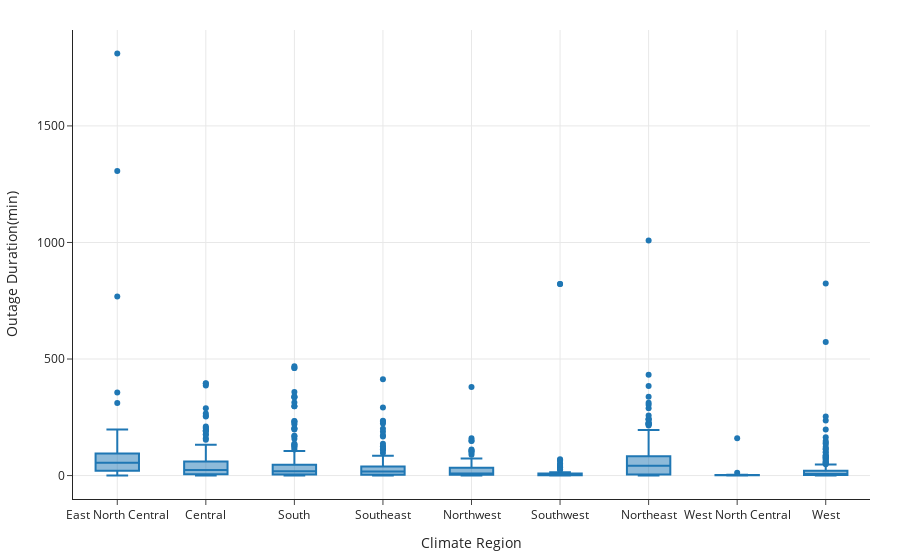

Write notebook code for a chart like this one.
### Code cell
#box plots of outage duration by climate region
fig = px.box(
    outages,
    x='CLIMATE.REGION',
    y='OUTAGE.DURATION',
    labels={'CLIMATE.REGION': 'Climate Region', 'OUTAGE.DURATION': 'Outage Duration(min)'}
)
fig

### Figure 1 — Plotly figure (JSON) as saved in the notebook; plotly's stock layout.template omitted (floating-point values rounded to 4 significant figures; data arrays with more than 128 entries replaced by an {"elided": "..."} marker saying what was removed)
{"data": [{"alignmentgroup": "True", "hovertemplate": "Climate Region=%{x}<br>Outage Duration(min)=%{y}<extra></extra>", "legendgroup": "", "marker": {"color": "#1F77B4"}, "name": "", "notched": false, "offsetgroup": "", "orientation": "v", "showlegend": false, "type": "box", "x": {"elided": "1281 str values"}, "x0": " ", "xaxis": "x", "y": {"elided": "1281 float values"}, "y0": " ", "yaxis": "y"}], "layout": {"boxmode": "group", "legend": {"tracegroupgap": 0}, "xaxis": {"anchor": "y", "domain": [0, 1], "title": {"text": "Climate Region"}}, "yaxis": {"anchor": "x", "domain": [0, 1], "title": {"text": "Outage Duration(min)"}}}}
